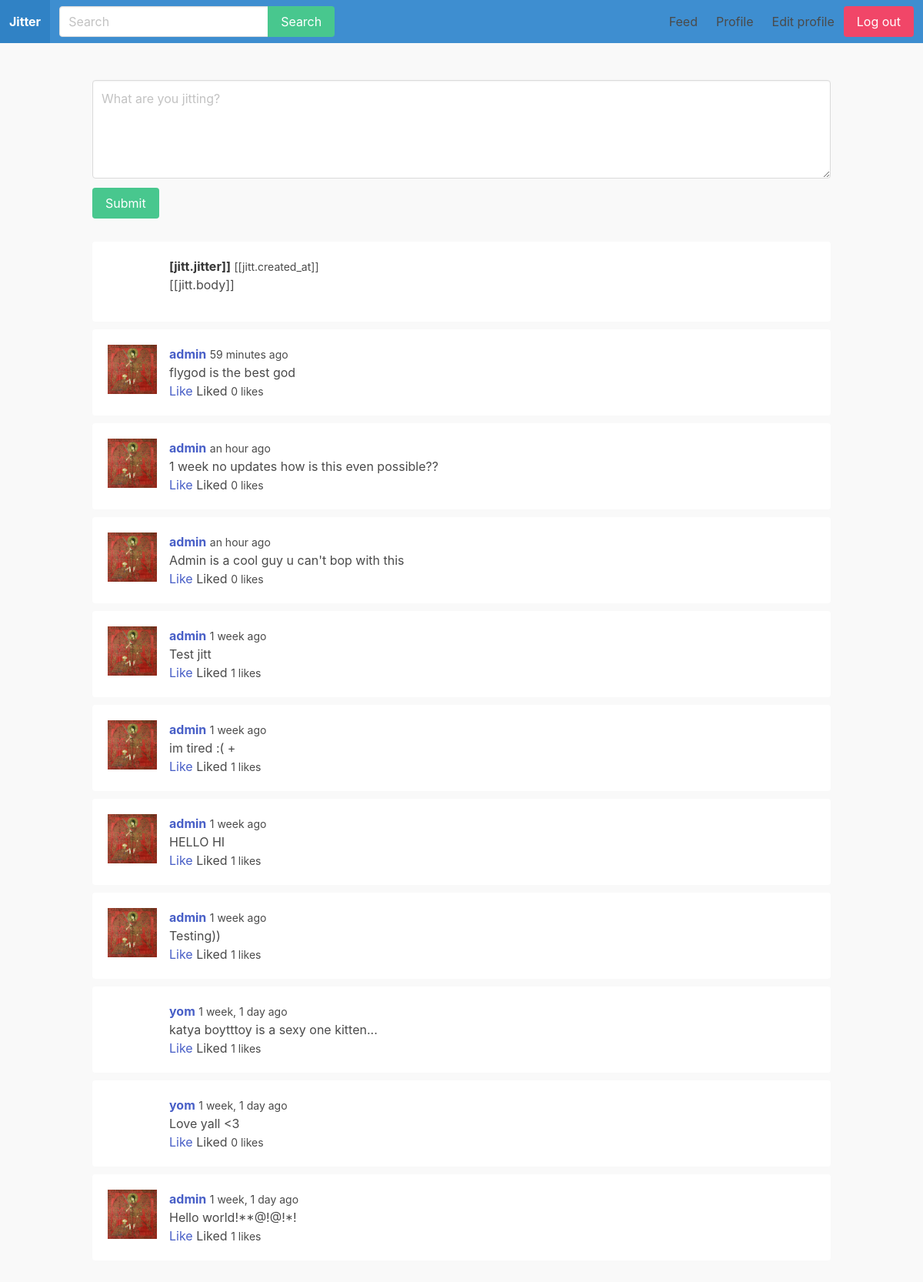
The page /feed/ (signed in) on the database its author committed.
### apps/feed/models.py (models this page shows)
class Jitt(models.Model):
    body = models.CharField(max_length=255)
    created_by = models.ForeignKey(User, related_name="jitts", on_delete=models.CASCADE)
    created_at = models.DateTimeField(auto_now_add=True)
    class Meta:
        ordering = ('-created_at',)

### apps/jitterprofile/models.py (models this page shows)
class JitterProfile(models.Model):
    user = models.OneToOneField(User, on_delete=models.CASCADE)
    follow = models.ManyToManyField('self', related_name='followed_by', symmetrical=False)
    avatar = models.ImageField(upload_to='uploads/', blank=True, null=True)

### apps/feed/views.py (the view)
# urls.py: path('feed/', feed ,name='feed'),
@login_required
def feed(request):
    userids = [request.user.id]
    for jitter in request.user.jitterprofile.follow.all():
        userids.append(jitter.user.id)
    jitts = Jitt.objects.filter(created_by_id__in=userids)
    for jitt in jitts:
        likes = jitt.likes.filter(created_by_id=request.user.id)
        if likes.count()>0:
            jitt.liked = True
        else:
            jitt.liked = False
    return render(request, 'feed/feed.html', {'jitts':jitts})

### apps/feed/templates/feed/feed.html (shortened to what this page needs)
{% extends 'core/base.html' %}
{% load humanize %}
{% block content %}
<div class="container" id="feedapp">
    <div class="columns">
        <div class="column is-12">
            <div class="warpper-form">
                <form v-on:submit.prevent="submitJitt">
                    <div class="field">
                        <div class="control">
                            <textarea class="textarea" v-model="body" placeholder="What are you jitting?"></textarea>
                        </div>
                    </div>
                    <div class="field">
                        <div class="control">
                            <button class="button is-success">Submit</button>
                        </div>
                    </div>
                </form>
            </div>
            <div class="wrapper-jitts">
                  <div class="jitt" v-for="jitt in jitts">
                        <article class="media">
                          <figure class="media-left">
                              <p class="image is-64x64">
                              </p>
                          </figure>
                          <div class="media-content">
                              <div class="content">
                                  <p><strong>[jitt.jitter]]</strong>
                                  <small>[[jitt.created_at]]</small>
                                  <br>
                                  [[jitt.body]]
                                  </p>
                              </div>
                          </div>
                    </article>
                  </div>
                  {% for jitt in jitts %}
                  <div class="jitt">
                    <article class="media">
                        <figure class="media-left">
                            <p class="image is-64x64">
                                {% if jitt.created_by.jitterprofile.avatar %}
                                    <img src="{{ jitt.created_by.jitterprofile.avatar.url }}" alt="avatar">
                                {% endif %}
                            </p>
                        </figure>
                        <div class="media-content">
                            <div class="content">
                                <p><strong><a href="{% url 'jitterprofile' jitt.created_by.username%}">{{jitt.created_by.username}}</a></strong>
                                <small>{{ jitt.created_at|naturaltime}}</small>
                                <br>
                                {{ jitt.body }}
                                <br>
                                <a @click="likeJitt({{jitt.id}})" v-if="!liked_jitts.includes({{jitt.id}})">Like</a>
                                <span v-if="liked_jitts.includes({{jitt.id}})">Liked</span>
                                <small id="likes-{{jitt.id}}">{{jitt.likes.count}} likes</small>
                                </p>
                            </div>
                        </div>
                    </article>
                  </div>
                  {% endfor %}
                </div>
            </div>
        </div>
    </div>
{% endblock %}

### static/css/main.css (style rules this page uses)
body { background: #f9f9f9; }
.wrapper-jitts { margin-top: 30px; }
.wrapper-jitts .jitt { margin-bottom: 10px; padding: 20px; border-radius: 4px; background: #fff; }

### rows shown on the page
Jitt: created_by.jitterprofile.avatar (picture), created_by.username "admin", created_at "59 minutes ago", body "flygod is the best god", likes.count "0"
Jitt: created_by.jitterprofile.avatar (picture), created_by.username "admin", created_at "an hour ago", body "1 week no updates how is this even possible??", likes.count "0"
Jitt: created_by.jitterprofile.avatar (picture), created_by.username "admin", created_at "an hour ago", body "Admin is a cool guy u can't bop with this", likes.count "0"
Jitt: created_by.jitterprofile.avatar (picture), created_by.username "admin", created_at "1 week ago", body "Test jitt", likes.count "1"
Jitt: created_by.jitterprofile.avatar (picture), created_by.username "admin", created_at "1 week ago", body "im tired :( +", likes.count "1"
Jitt: created_by.jitterprofile.avatar (picture), created_by.username "admin", created_at "1 week ago", body "HELLO HI", likes.count "1"
Jitt: created_by.jitterprofile.avatar (picture), created_by.username "admin", created_at "1 week ago", body "Testing))", likes.count "1"
Jitt: created_by.username "yom", created_at "1 week, 1 day ago", body "katya boytttoy is a sexy one kitten...", likes.count "1"
Jitt: created_by.username "yom", created_at "1 week, 1 day ago", body "Love yall <3", likes.count "0"
Jitt: created_by.jitterprofile.avatar (picture), created_by.username "admin", created_at "1 week, 1 day ago", body "Hello world!**@!@!*!", likes.count "1"
